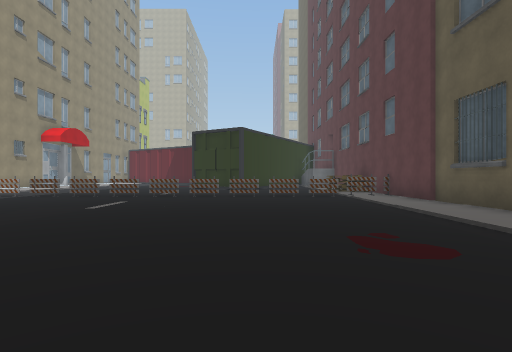
View 1 (above)

16 first-person views from a walk through a 3-D level made in the Unity game engine. The camera is 1.3 m above the floor, looks level and sees 80° across. The floor is counted in squares, 2 m on a side. Each view is taken from the middle of a square. On the plan, view 1 faces up. The plan holds only what a view shows up to about 10 squares ahead; the rest is blank. The place goes on beyond the plan. The player is left out. Some animated figures are left out. Some surface patterns are stand-ins.

View 2
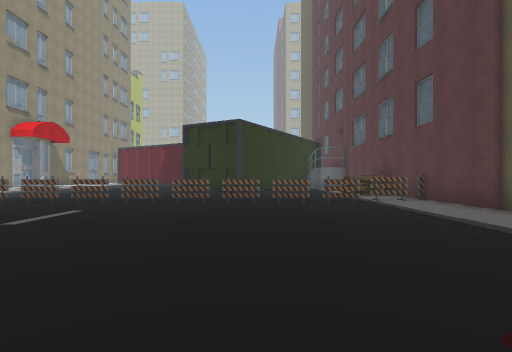

View 3
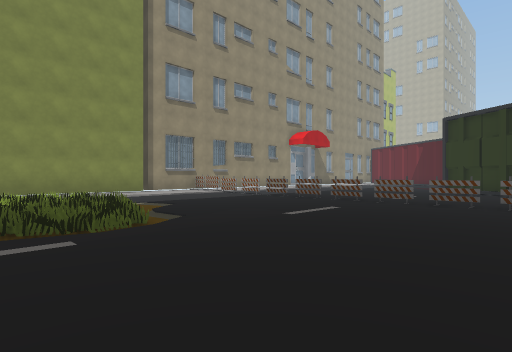

View 4
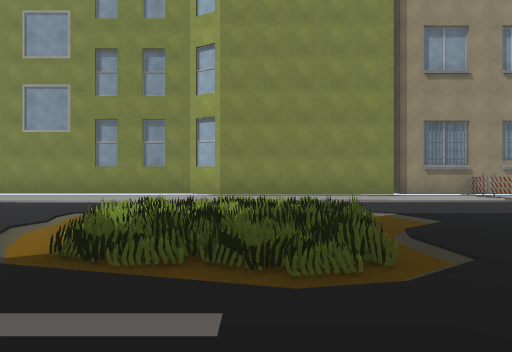

View 5
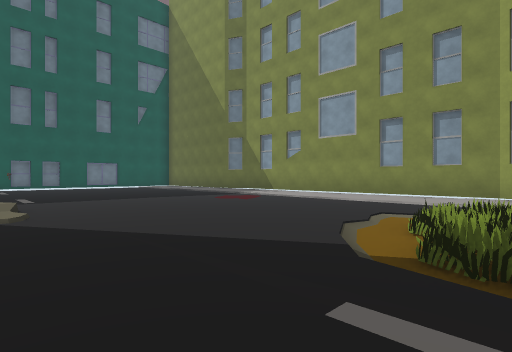

View 6
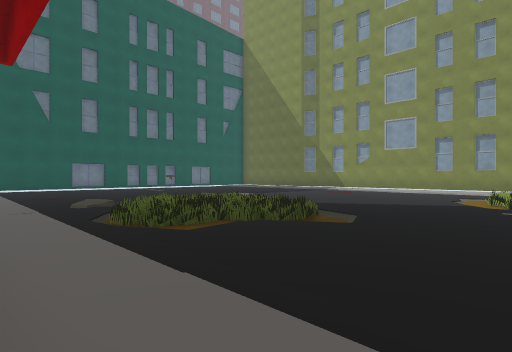

View 7
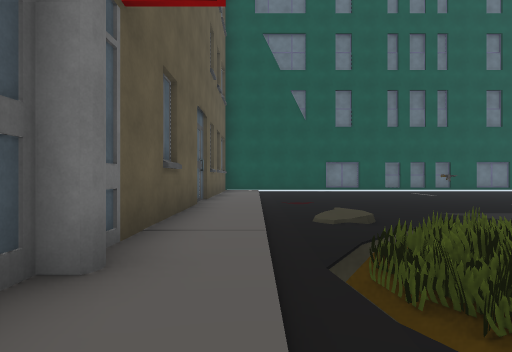

View 8
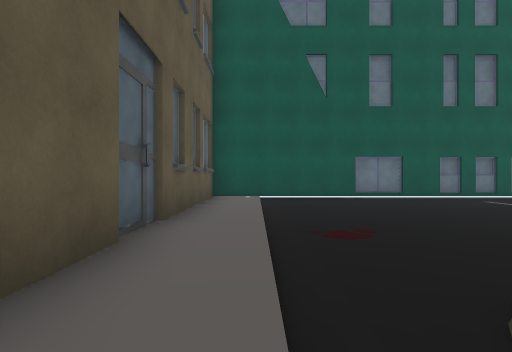

View 9
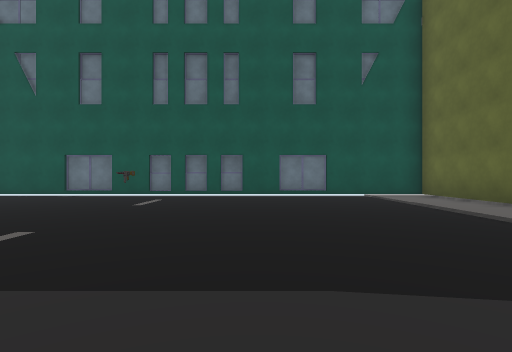

View 10
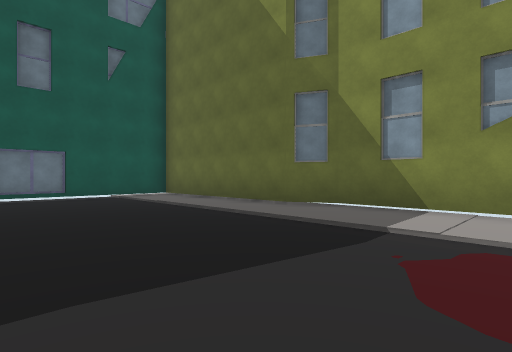

View 11
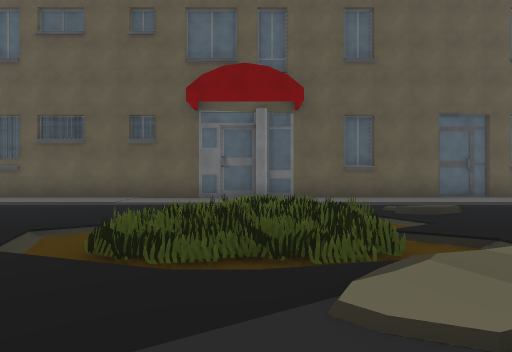

View 12
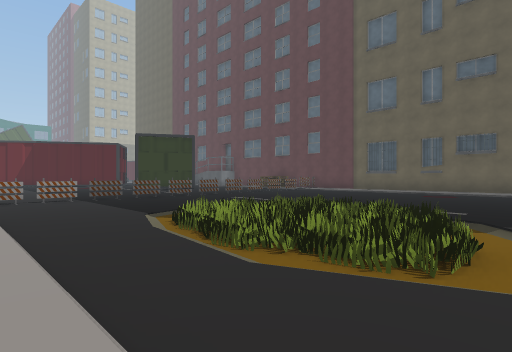

View 13
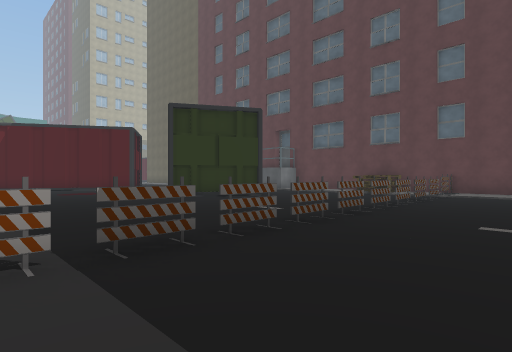

View 14
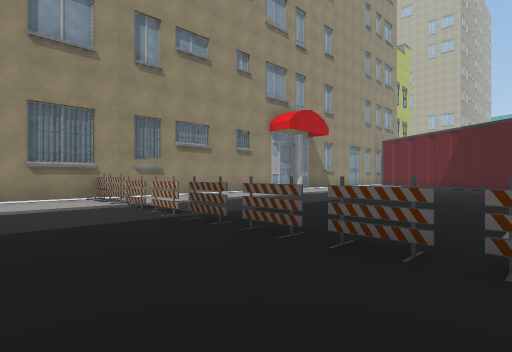

View 15
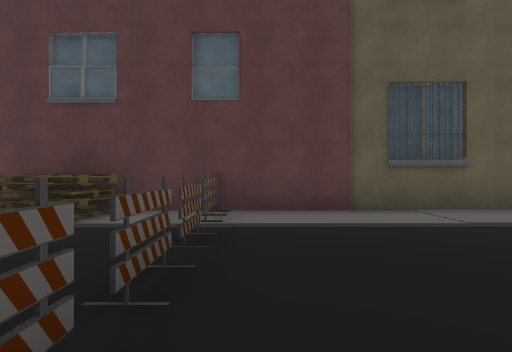

View 16
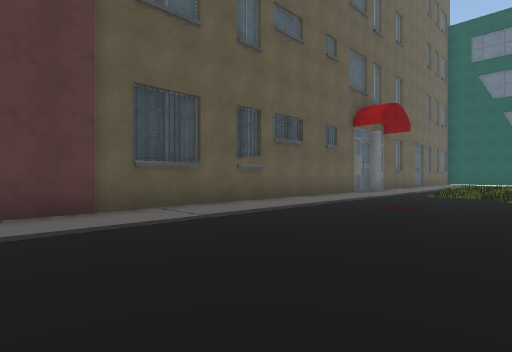

### Floor plan
Key: @ floor where view 1 was taken; # wall or solid block; . main floor; - floor 0.25 m lower than the main floor; / step, stairs or slope; = window, fence, low wall or low ledge; ^ raised ledge; O other object.
Columns run from 12 left of view 1 to 5 right of it. Each row starts with its distance up from view 1.
 12 #              OO
 11 ##.............O#
 10 #OOOOOOOOOOOOOOO#
  9 #...............#
  8 #...............##
  7 ##...............#
  6  #...............#
  5  #..../..........#
  4  #..====/........#
  3  #..=^^^=........#
  2 ##..=^^^.........#
  1 #....===.........#
  0 #...../.....@....#
 -1 #..........-=....#
 -2 #..........^^=/..#
 -3 #........./^^^=..#
 -4 #......../===^=..#
 -5 #........//-//...#
 -6 #............//..#
 -7 #................#
 -8 #................#
 -9 ##...............#
-10  #...............#
-11  #.......O.......#
-12  #...............#
-13  #...............#
-14  #...............#
-15  #################

Positions as (right, up) in squares from view 1, and headings:
1: (0, 0), facing up
2: (0, 2), facing up
3: (0, 2), facing up-left
4: (-2, 3), facing left
5: (-2, 2), facing down-left
6: (4, 2), facing down-left
7: (3, -1), facing down
8: (3, -5), facing down
9: (-6, -5), facing down
10: (-6, -5), facing down-left
11: (-4, -3), facing right
12: (-10, 0), facing up-right
13: (-8, 7), facing up-right
14: (-3, 7), facing up-left
15: (-1, 9), facing right
16: (-1, 9), facing down-right
